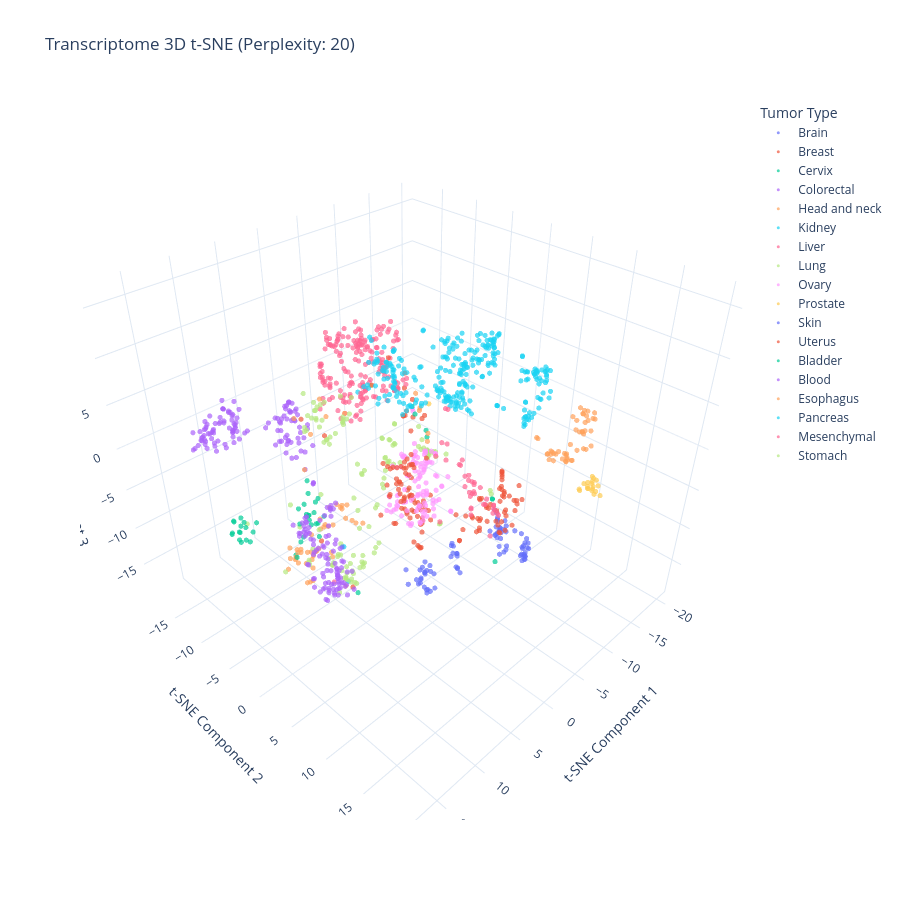
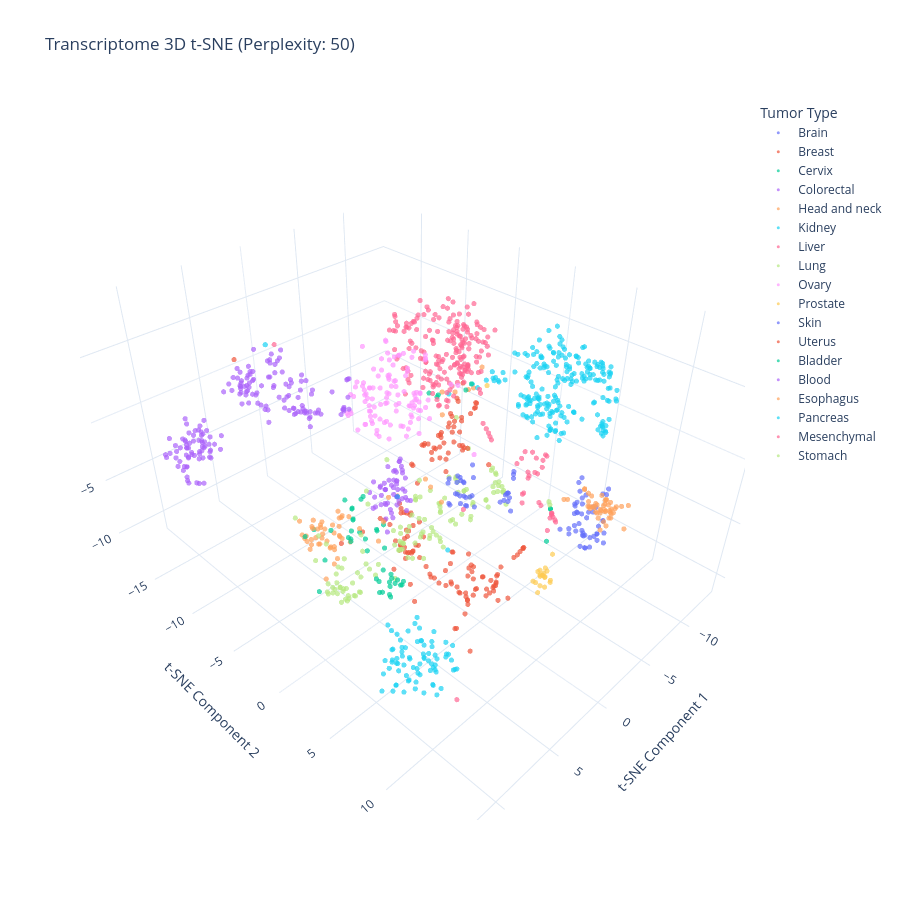

Source (notebook cell) for these figures, in order:
### Markdown cell above
Let's see how it behaves with perplexities focusing more or less in local structure, on a 3D projection.

Moreover, let's use **cosine distance instead of euclidian**: by treating gene expression vectors as directions rather than absolute positions, it ignores differences in total read counts (sequencing depth) and focuses on the pattern of expression. This usually creates much cleaner, more separated clusters.

### Code cell
perplexities = [20, 50]

for perp in perplexities:
    
    tsne_3d = TSNE(n_components=3, metric='cosine', perplexity=perp, random_state=42)
    tsne_result_3d = tsne_3d.fit_transform(data)
    
    tsne_df_3d = pd.DataFrame(
        tsne_result_3d, 
        columns=['TSNE1', 'TSNE2', 'TSNE3'], 
        index=expression_df.columns
    )
    tsne_df_3d['Tumor Type'] = labels
    
    fig = px.scatter_3d(
        tsne_df_3d, 
        x='TSNE1', 
        y='TSNE2', 
        z='TSNE3',
        color='Tumor Type',
        title=f'Transcriptome 3D t-SNE (Perplexity: {perp})',
        labels={
            'TSNE1': 't-SNE Component 1', 
            'TSNE2': 't-SNE Component 2',
            'TSNE3': 't-SNE Component 3'
        },
        hover_name=tsne_df_3d.index,
        template="plotly_white",
        width=900,
        height=900
    )
    
    fig.update_traces(marker=dict(size=3, opacity=0.7))
    
    filename = f'tSNE_3D_perp{perp}.html'
    fig.write_html(path.join('plots', filename))
    fig.show()
